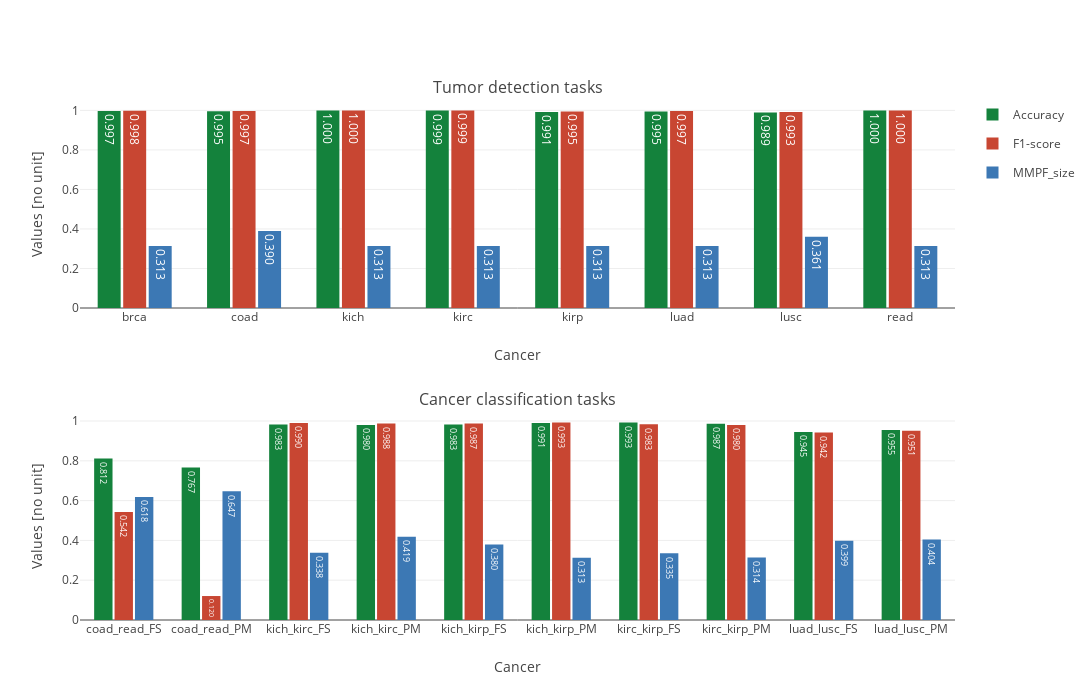

The notebook cell this image was saved under:
### Code cell
# Initialization of the plot
task_cc = 'cancer_classification'
task_td = 'tumor_detection'
fig = make_subplots(rows = 2, cols = 1, vertical_spacing = 0.2,
                    subplot_titles = ('Tumor detection tasks', 'Cancer classification tasks'))

# Traces
cc = px.bar(df_baseline[df_baseline.task == task_cc], x = 'cancer', y = ['Accuracy', 'F1-score', 'MMPF_size'],
            color_discrete_sequence = ['rgb(20, 130, 60)', 'rgb(200, 70, 50)', 'rgb(60, 120, 180)'], text_auto = '.3f')
td = px.bar(df_baseline[df_baseline.task == task_td], x = 'cancer', y = ['Accuracy', 'F1-score', 'MMPF_size'],
            color_discrete_sequence = ['rgb(20, 130, 60)', 'rgb(200, 70, 50)', 'rgb(60, 120, 180)'], text_auto = '.3f').update_traces(showlegend = False)

# Update the figure
for t in range(len(cc['data'])): fig.add_trace(cc['data'][t], row = 2, col = 1)
for t in range(len(td['data'])): fig.add_trace(td['data'][t], row = 1, col = 1)
fig.update_layout(height = 700, width = 1200, 
                  template = 'none',
                  xaxis = {'title': 'Cancer'},
                  yaxis = {'title': 'Values [no unit]'},
                  xaxis2 = {'title': 'Cancer'},
                  yaxis2 = {'title': 'Values [no unit]'})
fig.update_layout(barmode = 'group', bargap = 0.3, bargroupgap = 0.1)
fig.write_image("images/results_baseline.eps")
fig.show()

### Figure 1 — Plotly figure (JSON) as saved in the notebook; plotly's stock layout.template omitted (floating-point values rounded to 4 significant figures)
{"data": [{"alignmentgroup": "True", "hovertemplate": "variable=Accuracy<br>cancer=%{x}<br>value=%{y}<extra></extra>", "legendgroup": "Accuracy", "marker": {"color": "rgb(20, 130, 60)", "pattern": {"shape": ""}}, "name": "Accuracy", "offsetgroup": "Accuracy", "orientation": "v", "showlegend": true, "textposition": "auto", "texttemplate": "%{y:.3f}", "type": "bar", "x": ["coad_read_FS", "coad_read_PM", "kich_kirc_FS", "kich_kirc_PM", "kich_kirp_FS", "kich_kirp_PM", "kirc_kirp_FS", "kirc_kirp_PM", "luad_lusc_FS", "luad_lusc_PM"], "xaxis": "x2", "y": [0.812, 0.7668, 0.9829, 0.9803, 0.9828, 0.9905, 0.9928, 0.9868, 0.945, 0.955], "yaxis": "y2"}, {"alignmentgroup": "True", "hovertemplate": "variable=F1-score<br>cancer=%{x}<br>value=%{y}<extra></extra>", "legendgroup": "F1-score", "marker": {"color": "rgb(200, 70, 50)", "pattern": {"shape": ""}}, "name": "F1-score", "offsetgroup": "F1-score", "orientation": "v", "showlegend": true, "textposition": "auto", "texttemplate": "%{y:.3f}", "type": "bar", "x": ["coad_read_FS", "coad_read_PM", "kich_kirc_FS", "kich_kirc_PM", "kich_kirp_FS", "kich_kirp_PM", "kirc_kirp_FS", "kirc_kirp_PM", "luad_lusc_FS", "luad_lusc_PM"], "xaxis": "x2", "y": [0.5422, 0.1205, 0.9903, 0.988, 0.9873, 0.9931, 0.9835, 0.9797, 0.9421, 0.9505], "yaxis": "y2"}, {"alignmentgroup": "True", "hovertemplate": "variable=MMPF_size<br>cancer=%{x}<br>value=%{y}<extra></extra>", "legendgroup": "MMPF_size", "marker": {"color": "rgb(60, 120, 180)", "pattern": {"shape": ""}}, "name": "MMPF_size", "offsetgroup": "MMPF_size", "orientation": "v", "showlegend": true, "textposition": "auto", "texttemplate": "%{y:.3f}", "type": "bar", "x": ["coad_read_FS", "coad_read_PM", "kich_kirc_FS", "kich_kirc_PM", "kich_kirp_FS", "kich_kirp_PM", "kirc_kirp_FS", "kirc_kirp_PM", "luad_lusc_FS", "luad_lusc_PM"], "xaxis": "x2", "y": [0.6179, 0.6466, 0.3383, 0.4187, 0.3799, 0.3133, 0.335, 0.3139, 0.3985, 0.4043], "yaxis": "y2"}, {"alignmentgroup": "True", "hovertemplate": "variable=Accuracy<br>cancer=%{x}<br>value=%{y}<extra></extra>", "legendgroup": "Accuracy", "marker": {"color": "rgb(20, 130, 60)", "pattern": {"shape": ""}}, "name": "Accuracy", "offsetgroup": "Accuracy", "orientation": "v", "showlegend": false, "textposition": "auto", "texttemplate": "%{y:.3f}", "type": "bar", "x": ["brca", "coad", "kich", "kirc", "kirp", "luad", "lusc", "read"], "xaxis": "x", "y": [0.9966, 0.9955, 1, 0.9993, 0.9914, 0.9949, 0.9893, 1], "yaxis": "y"}, {"alignmentgroup": "True", "hovertemplate": "variable=F1-score<br>cancer=%{x}<br>value=%{y}<extra></extra>", "legendgroup": "F1-score", "marker": {"color": "rgb(200, 70, 50)", "pattern": {"shape": ""}}, "name": "F1-score", "offsetgroup": "F1-score", "orientation": "v", "showlegend": false, "textposition": "auto", "texttemplate": "%{y:.3f}", "type": "bar", "x": ["brca", "coad", "kich", "kirc", "kirp", "luad", "lusc", "read"], "xaxis": "x", "y": [0.9978, 0.9975, 1, 0.9995, 0.9946, 0.9966, 0.9925, 1], "yaxis": "y"}, {"alignmentgroup": "True", "hovertemplate": "variable=MMPF_size<br>cancer=%{x}<br>value=%{y}<extra></extra>", "legendgroup": "MMPF_size", "marker": {"color": "rgb(60, 120, 180)", "pattern": {"shape": ""}}, "name": "MMPF_size", "offsetgroup": "MMPF_size", "orientation": "v", "showlegend": false, "textposition": "auto", "texttemplate": "%{y:.3f}", "type": "bar", "x": ["brca", "coad", "kich", "kirc", "kirp", "luad", "lusc", "read"], "xaxis": "x", "y": [0.3133, 0.3901, 0.3133, 0.3133, 0.3133, 0.3134, 0.3605, 0.3133], "yaxis": "y"}], "layout": {"annotations": [{"font": {"size": 16}, "showarrow": false, "text": "Tumor detection tasks", "x": 0.5, "xanchor": "center", "xref": "paper", "y": 1, "yanchor": "bottom", "yref": "paper"}, {"font": {"size": 16}, "showarrow": false, "text": "Cancer classification tasks", "x": 0.5, "xanchor": "center", "xref": "paper", "y": 0.4, "yanchor": "bottom", "yref": "paper"}], "bargap": 0.3, "bargroupgap": 0.1, "barmode": "group", "height": 700, "width": 1200, "xaxis": {"anchor": "y", "domain": [0, 1], "title": {"text": "Cancer"}}, "xaxis2": {"anchor": "y2", "domain": [0, 1], "title": {"text": "Cancer"}}, "yaxis": {"anchor": "x", "domain": [0.6, 1], "title": {"text": "Values [no unit]"}}, "yaxis2": {"anchor": "x2", "domain": [0, 0.4], "title": {"text": "Values [no unit]"}}}}
